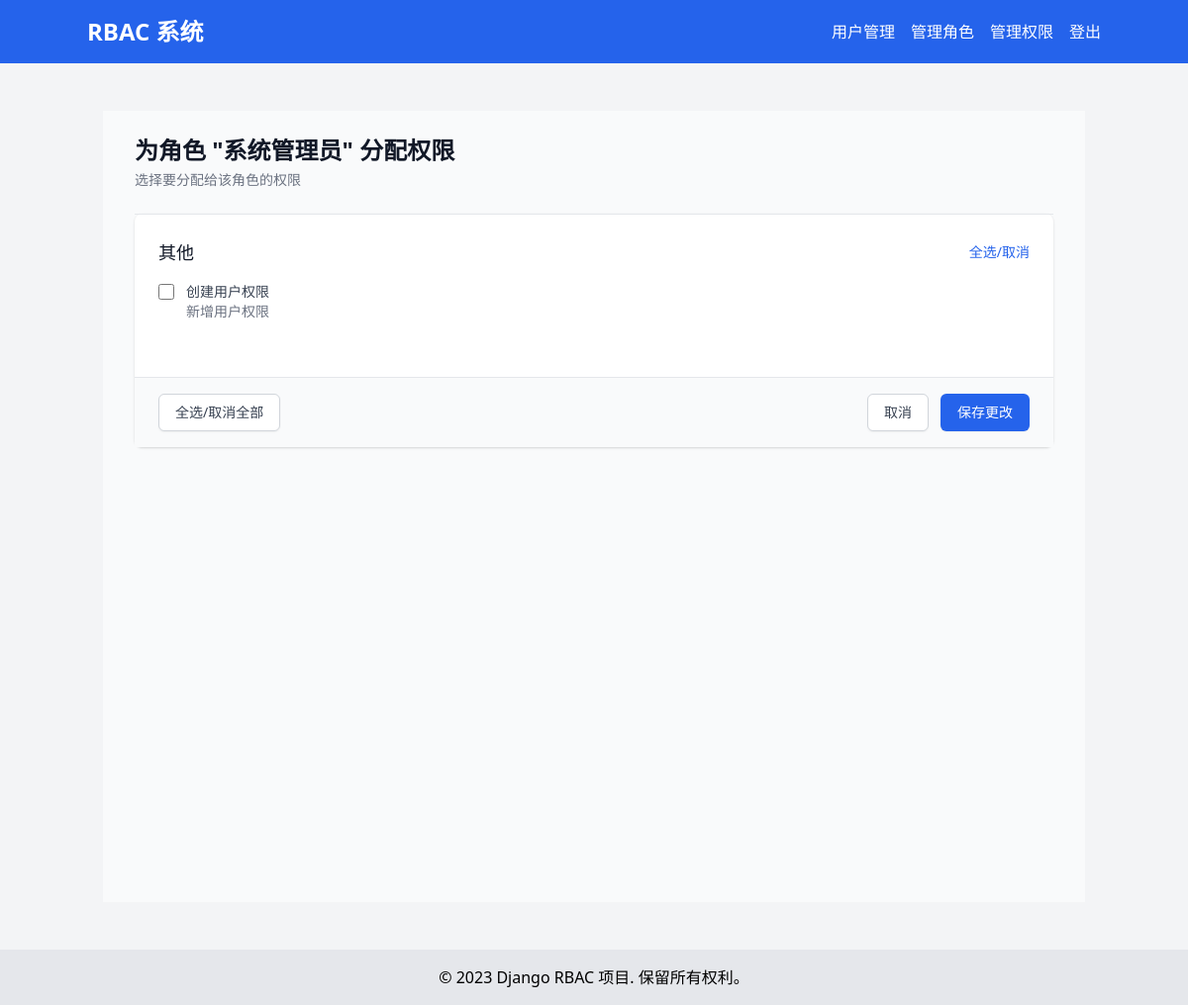
/accounts/assign-permission/1/ (signed in), run on an earlier commit of the app's database.
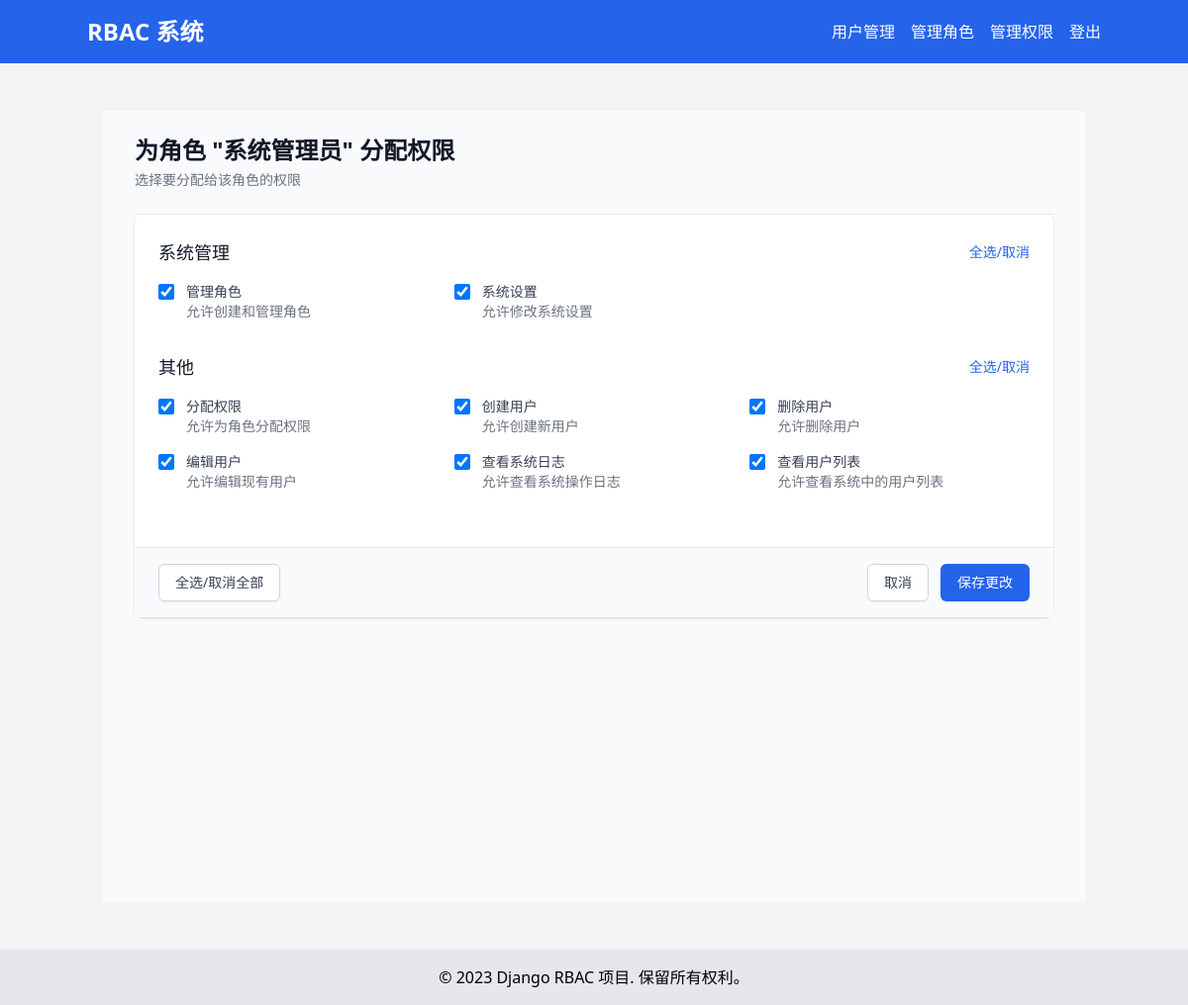
And on a later commit of the database.
### accounts/models.py (models this page shows, shortened)
class Permission(models.Model):
    name = models.CharField(max_length=255, unique=True)
    codename = models.CharField(max_length=100, unique=True)
    description = models.TextField(blank=True)

### accounts/views.py (the view, shortened to what this page needs)
# urls.py: path('accounts/assign-permission/<int:role_id>/', account_views.assign_permission, name='assign_permission'),
@login_required
def assign_permission(request, role_id):
    try:
        role = get_object_or_404(Role, id=role_id)
        permissions = Permission.objects.all().order_by('codename')
        permission_groups = {
            '用户管理': permissions.filter(codename__startswith='user_'),
            '角色管理': permissions.filter(codename__startswith='role_'),
            '权限管理': permissions.filter(codename__startswith='permission_'),
            '系统管理': permissions.filter(Q(codename__startswith='system_') |
                                           Q(codename__startswith='manage_')),
        }
        used_permissions = set()
        for perms in permission_groups.values():
            used_permissions.update(perms.values_list('id', flat=True))
        permission_groups['其他'] = permissions.exclude(id__in=used_permissions)
        current_permissions = set(role.permissions.values_list('id', flat=True))
        context = {
            'role': role,
            'permission_groups': permission_groups,
            'current_permissions': current_permissions,
        }
        return render(request, 'accounts/assign_permission.html', context)
    except Exception as e:
        logger.error(f'Error in assign_permission view: {str(e)}')
        messages.error(request, '加载权限时出错，请稍后重试。')
        return redirect('manage_roles')

### accounts/models.py (called while the page is built)
    def has_user_management_permission(self):
        return (
                self.is_superuser or
                self.is_staff or
                self.has_perm('accounts.view_customuser') or
                UserRole.objects.filter(
                    user=self,
                    role__rolepermission__permission__codename='can_manage_users'
                ).exists()
        )

### accounts/templates/accounts/assign_permission.html (shortened to what the changed rows need)
{% extends 'base.html' %}
{% block content %}
<div class="min-h-screen bg-gray-50 py-6">
    <div class="max-w-7xl mx-auto px-4 sm:px-6 lg:px-8">
        <div class="mb-6">
            <h2 class="text-2xl font-bold text-gray-900">为角色 "{{ role.name }}" 分配权限</h2>
        </div>
        <div class="bg-white shadow rounded-lg">
            <form method="post" class="divide-y divide-gray-200">
                <div class="px-4 py-5 sm:p-6">
                    {% for group_name, permissions in permission_groups.items %}
                    {% if permissions %}
                    <div class="mb-8 last:mb-0">
                        <div class="flex items-center justify-between mb-4">
                            <h3 class="text-lg font-medium text-gray-900">{{ group_name }}</h3>
                            <button type="button"
                                    class="text-sm text-blue-600 hover:text-blue-800"
                                    onclick="toggleGroupPermissions('{{ group_name|slugify }}')">
                                全选/取消
                            </button>
                        </div>
                        <div class="grid grid-cols-1 gap-4 sm:grid-cols-2 lg:grid-cols-3" id="{{ group_name|slugify }}-group">
                            {% for permission in permissions %}
                            <div class="relative flex items-start">
                                <div class="flex items-center h-5">
                                    <input type="checkbox"
                                           name="permissions"
                                           value="{{ permission.id }}"
                                           id="permission_{{ permission.id }}"
                                           {% if permission.id in current_permissions %}checked{% endif %}
                                           class="permission-checkbox focus:ring-blue-500 h-4 w-4 text-blue-600 border-gray-300 rounded">
                                </div>
                                <div class="ml-3 text-sm">
                                    <label for="permission_{{ permission.id }}" class="font-medium text-gray-700">
                                        {{ permission.name }}
                                    </label>
                                    {% if permission.description %}
                                    <p class="text-gray-500">{{ permission.description }}</p>
                                    {% endif %}
                                </div>
                            </div>
                            {% endfor %}
                        </div>
                    </div>
                    {% endif %}
                    {% endfor %}
                </div>
            </form>
        </div>
    </div>
</div>
{% endblock %}

What changed in the data, as far as the page shows it:
removed Permission: name "创建用户权限", description "新增用户权限", shown under "其他"
added Permission: permissions "☑", name "管理角色", description "允许创建和管理角色", shown under "系统管理"
added Permission: permissions "☑", name "系统设置", description "允许修改系统设置", shown under "系统管理"
added Permission: permissions "☑", name "分配权限", description "允许为角色分配权限", shown under "其他"
added Permission: permissions "☑", name "创建用户", description "允许创建新用户", shown under "其他"
added Permission: permissions "☑", name "删除用户", description "允许删除用户", shown under "其他"
added Permission: permissions "☑", name "编辑用户", description "允许编辑现有用户", shown under "其他"
added Permission: permissions "☑", name "查看系统日志", description "允许查看系统操作日志", shown under "其他"
added Permission: permissions "☑", name "查看用户列表", description "允许查看系统中的用户列表", shown under "其他"
Also different on the page:
new list line: "系统管理 全选/取消"
